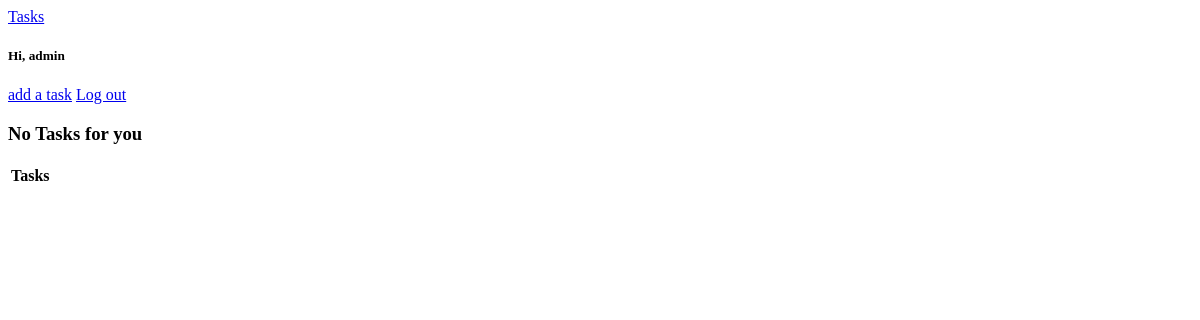
Page /tasks/ (signed in) on the earlier database version.
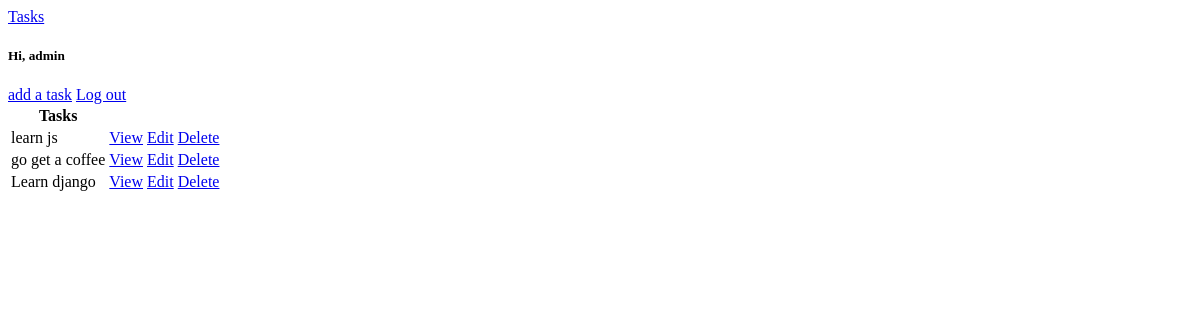
Same page on the later database version.
### accounts/models.py (models this page shows)
class CustomUser(AbstractUser):
    pass

### tasks/models.py (models this page shows, shortened)
class Task(models.Model):
    user = models.ForeignKey(to=get_user_model(), on_delete=models.CASCADE)
    title = models.CharField(max_length=120)
    description = models.TextField()
    is_complete = models.BooleanField(default=False)
    datetime_created = models.DateTimeField(auto_now_add=True)
    def get_absolute_url(self):
        return reverse("task_detail", kwargs={"pk": self.pk})

### tasks/views.py (the view)
# urls.py: path('', TaskListView.as_view(), name='tasks_list'),
class TaskListView(generic.ListView):
    model = Task
    template_name = 'tasks/task_list.html'
    context_object_name = 'tasks'
    def get_context_data(self, **kwargs):
        context = super().get_context_data(**kwargs)
        context['tasks'] = context['tasks'].filter(user=self.request.user)
        context['count'] = context['tasks'].filter(is_complete=False).count()
        return context

### tasks/templates/tasks/task_list.html (shortened to what this page needs)
{% extends '_base.html' %}
{% block content %}
    <table>
        <tr>
            <th>Tasks</th>
            <th></th>
            <th></th>
            <th></th>
        </tr>
        {% for task in tasks %}
            <tr>
                <td>{{task.title}}</td>
                <td><a href="{{task.get_absolute_url}}">View</a></td>
                <td><a href="{% url 'task_update' task.id %}">Edit</a></td>
                <td><a href="{% url 'task_delete' task.id %}">Delete</a></td>
            </tr>
        {% empty %}
        <h3>No Tasks for you</h3>
        {% endfor %}
    </table>
{% endblock content %}

### templates/_base.html (shortened to what this page needs)
<!DOCTYPE html>
<html lang="en">
<head>
</head>
<body>
    <a href="{% url 'tasks_list' %}">Tasks</a>
    {% if user.is_authenticated %}
        <h5>Hi, {{user.username}}</h5>
        <a href="{% url 'task_create' %}">add a task</a>
        <a href="{% url 'account_logout' %}">Log out</a>
        {% else %}
        <a href="{% url 'account_signup' %}">Sign Up</a>
        <span>|</span>
        <a href="{% url 'account_login' %}">Log In</a>
    {% endif %}
    {% block content %}{% endblock content %}
</body>
</html>

Differences in the rows shown:
added Task: title "learn js"
added Task: title "go get a coffee"
added Task: title "Learn django"
Other differences:
text no longer shown: "No Tasks for you"
